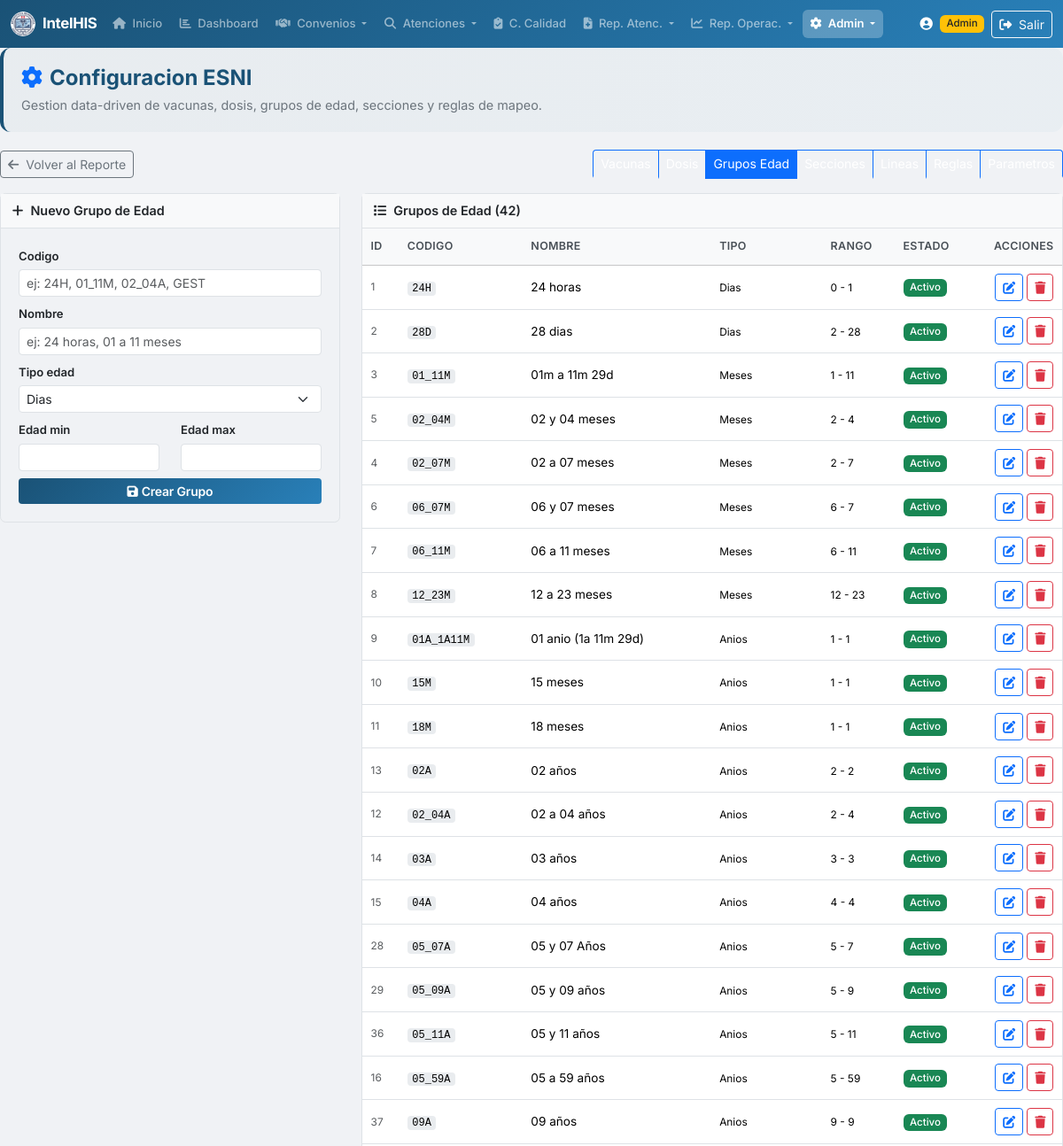
The app's page /esni_config.php?tab=grupos (signed in, upper part), older data.
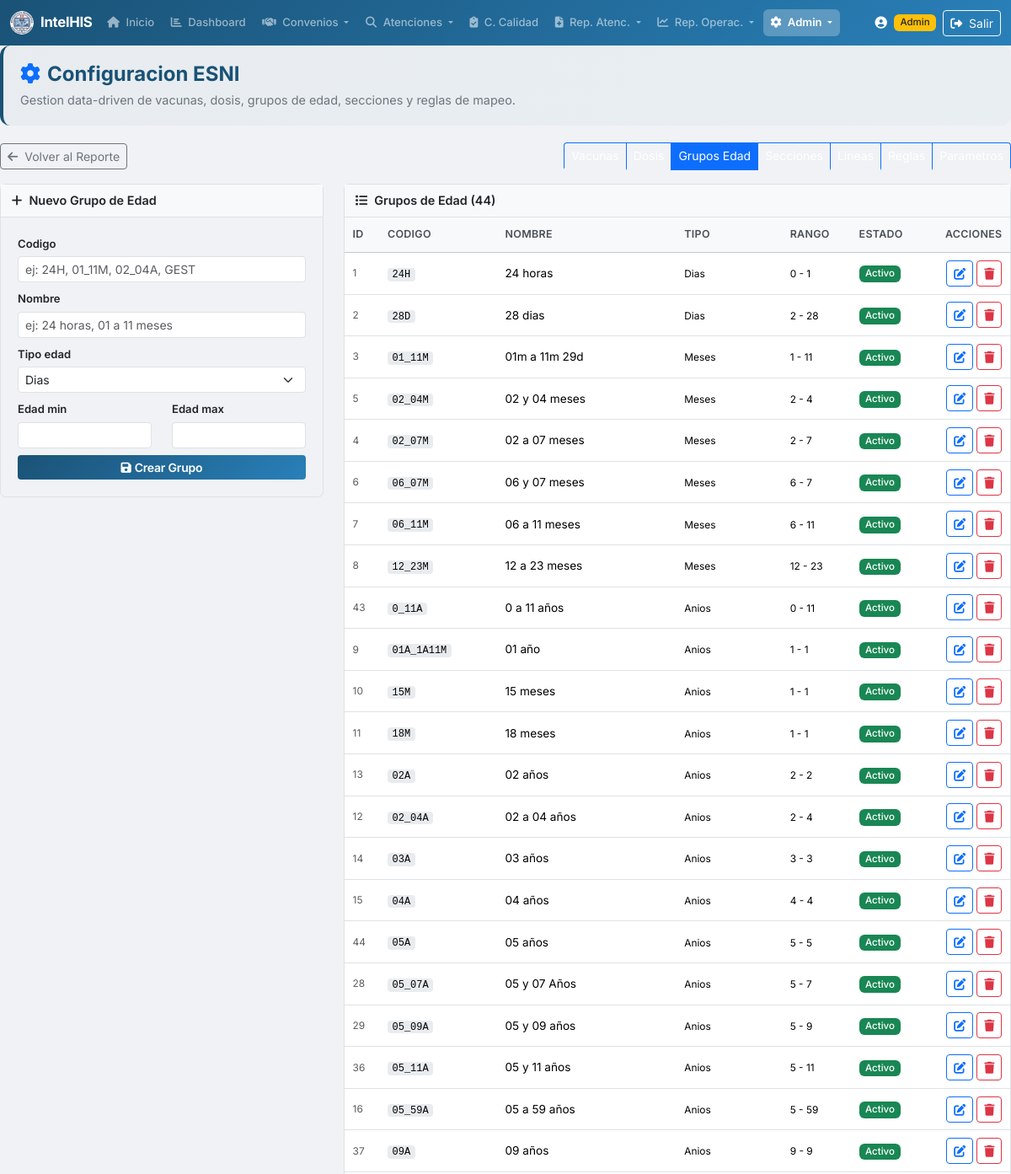
The same page, newer data.
### tables this page shows
CREATE TABLE `ESNI_GRUPO_EDAD` (
  `id_grupo_edad` int(11) NOT NULL,
  `codigo` varchar(40) NOT NULL,
  `nombre` varchar(80) NOT NULL,
  `tipo_edad` enum('D','M','A','R') NOT NULL DEFAULT 'A',
  `edad_min` int(11) DEFAULT NULL,
  `edad_max` int(11) DEFAULT NULL,
  `descripcion` varchar(150) DEFAULT NULL,
  `activo` tinyint(1) NOT NULL DEFAULT 1
);

### includes/functions.php (called while the page is built, shortened)
<?php
function clean($str) {
    return htmlspecialchars($str ?? '', ENT_QUOTES, 'UTF-8');
}

### esni_config.php (the view, shortened to what the rows shown need)
<?php
require_once 'includes/functions.php';
$pdo = getDBConnection();
$tab = $_GET['tab'] ?? 'vacunas';
$tab = in_array($tab, ['vacunas','dosis','grupos','secciones','lineas','reglas','parametros']) ? $tab : 'vacunas';
include 'includes/header.php';
?>
<?php
if ($tab === 'vacunas'):
    $vacunas = $pdo->query("SELECT * FROM ESNI_VACUNA ORDER BY codigo")->fetchAll();
?>
<div class="row">
    <div class="col-lg-4">
        <div class="config-card">
            <div class="config-card-header"><span><i class="fas fa-plus me-2"></i>Nueva Vacuna</span></div>
            <div class="card-body">
                <form method="POST">
                    <input type="hidden" name="accion" value="crear_vacuna">
                    <div class="mb-2"><label class="form-label small fw-semibold">Codigo</label><input type="text" name="codigo" class="form-control form-control-sm" required placeholder="ej: BCG, HVB, PENTA"></div>
                    <div class="mb-2"><label class="form-label small fw-semibold">Nombre</label><input type="text" name="nombre" class="form-control form-control-sm" required placeholder="ej: BCG, Hepatitis Viral B"></div>
                    <div class="mb-2"><label class="form-label small fw-semibold">Descripcion</label><input type="text" name="descripcion" class="form-control form-control-sm" placeholder="Descripcion opcional"></div>
                    <div class="mb-2"><label class="form-label small fw-semibold">Color (UI)</label><input type="color" name="color" class="form-control form-control-color" value="#0d6efd"></div>
                    <button class="btn btn-sm btn-his w-100"><i class="fas fa-save me-1"></i>Crear Vacuna</button>
                </form>
            </div>
        </div>
    </div>
    <div class="col-lg-8">
        <div class="config-card">
            <div class="config-card-header"><span><i class="fas fa-list me-2"></i>Vacunas Configuradas (<?= count($vacunas) ?>)</span></div>
            <div class="table-responsive">
                <table class="table table-sm mb-0">
                    <thead class="table-light">
                        <tr><th>ID</th><th>Codigo</th><th>Nombre</th><th>Color</th><th>Estado</th><th class="text-end">Acciones</th></tr>
                    </thead>
                    <tbody>
                        <?php foreach ($vacunas as $v): ?>
                        <tr>
                            <td class="text-muted small"><?= $v['id_vacuna'] ?></td>
                            <td><span class="mono-pill"><?= clean($v['codigo']) ?></span></td>
                            <td>
                                <span class="color-dot" style="background:<?= clean($v['color']) ?>"></span>
                                <?= clean($v['nombre']) ?>
                                <?php if ($v['descripcion']): ?><small class="text-muted d-block"><?= clean($v['descripcion']) ?></small><?php endif; ?>
                            </td>
                            <td><code><?= clean($v['color']) ?></code></td>
                            <td><?= $v['activo'] ? '<span class="badge bg-success">Activo</span>' : '<span class="badge bg-secondary">Inactivo</span>' ?></td>
                            <td class="text-end">
                                <button class="btn btn-sm btn-outline-primary" data-bs-toggle="modal" data-bs-target="#editModal"
                                    data-tipo="vacuna" data-id="<?= $v['id_vacuna'] ?>"
                                    data-codigo="<?= clean($v['codigo']) ?>" data-nombre="<?= clean($v['nombre']) ?>"
                                    data-descripcion="<?= clean($v['descripcion']) ?>" data-color="<?= clean($v['color']) ?>"
                                    data-activo="<?= $v['activo'] ?>"><i class="fas fa-edit"></i></button>
                                <form method="POST" class="d-inline" onsubmit="return confirm('Eliminar vacuna? Tambien se eliminaran sus lineas y reglas asociadas.')">
                                    <input type="hidden" name="accion" value="eliminar_vacuna">
                                    <input type="hidden" name="id_vacuna" value="<?= $v['id_vacuna'] ?>">
                                    <button class="btn btn-sm btn-outline-danger"><i class="fas fa-trash"></i></button>
                                </form>
                            </td>
                        </tr>
                        <?php endforeach; ?>
                    </tbody>
                </table>
            </div>
        </div>
    </div>
</div>
<?php
elseif ($tab === 'grupos'):
    $grupos = $pdo->query("SELECT * FROM ESNI_GRUPO_EDAD ORDER BY tipo_edad, edad_min, codigo")->fetchAll();
    $tipos = ['D'=>'Dias','M'=>'Meses','A'=>'Anios','R'=>'Rango especial'];
?>
<div class="row">
    <div class="col-lg-8">
        <div class="config-card">
            <div class="table-responsive">
                <table class="table table-sm mb-0">
                    <thead class="table-light"><tr><th>ID</th><th>Codigo</th><th>Nombre</th><th>Tipo</th><th>Rango</th><th>Estado</th><th class="text-end">Acciones</th></tr></thead>
                    <tbody>
                        <?php foreach ($grupos as $g): ?>
                        <tr>
                            <td class="text-muted small"><?= $g['id_grupo_edad'] ?></td>
                            <td><span class="mono-pill"><?= clean($g['codigo']) ?></span></td>
                            <td><?= clean($g['nombre']) ?></td>
                            <td><small><?= $tipos[$g['tipo_edad']] ?? $g['tipo_edad'] ?></small></td>
                            <td><small><?= $g['edad_min'] !== null ? $g['edad_min'] : '-' ?> - <?= $g['edad_max'] !== null ? $g['edad_max'] : '-' ?></small></td>
                            <td><?= $g['activo'] ? '<span class="badge bg-success">Activo</span>' : '<span class="badge bg-secondary">Inactivo</span>' ?></td>
                            <td class="text-end">
                                <button class="btn btn-sm btn-outline-primary" data-bs-toggle="modal" data-bs-target="#editModal"
                                    data-tipo="grupo" data-id="<?= $g['id_grupo_edad'] ?>" data-codigo="<?= clean($g['codigo']) ?>"
                                    data-nombre="<?= clean($g['nombre']) ?>" data-tipo-edad="<?= $g['tipo_edad'] ?>"
                                    data-edad-min="<?= $g['edad_min'] ?>" data-edad-max="<?= $g['edad_max'] ?>" data-activo="<?= $g['activo'] ?>"><i class="fas fa-edit"></i></button>
                                <form method="POST" class="d-inline" onsubmit="return confirm('Eliminar grupo de edad?')">
                                    <button class="btn btn-sm btn-outline-danger"><i class="fas fa-trash"></i></button>
                                </form>
                            </td>
                        </tr>
                        <?php endforeach; ?>
                    </tbody>
                </table>
            </div>
        </div>
    </div>
</div>
<?php
endif; ?>
<?php include 'includes/footer.php';

Row changes from the older to the newer data that the page shows:
added esni_grupo_edad: id_grupo_edad "43", codigo "0_11A", nombre "0 a 11 años", tipo_edad "Anios", edad_min "0", edad_max "11", activo "Activo"
changed esni_grupo_edad "01A_1A11M": nombre "01 anio (1a 11m 29d)" → "01 año"
added esni_grupo_edad: id_grupo_edad "44", codigo "05A", nombre "05 años", tipo_edad "Anios", edad_min "5", edad_max "5", activo "Activo"
Text that changed along with them:
count($grupos): "42" → "44"
